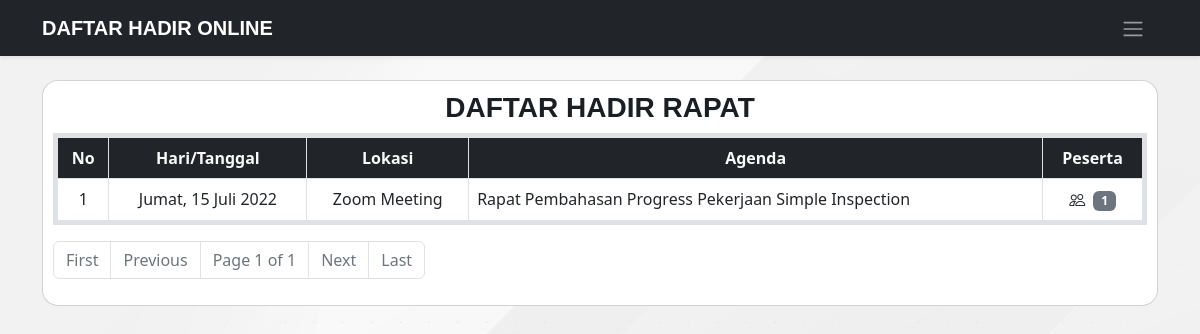
/daftar-hadir/1, run on the app's committed database.
### app/models/agenda.py (models this page shows, shortened)
class Agenda(db.Model):
    id = db.Column(db.Integer, primary_key=True, autoincrement=True)
    tanggal = db.Column(db.String(50), nullable=False)
    tanggal_real = db.Column(db.String(50), nullable=False)
    waktu = db.Column(db.String(10), nullable=False)
    tempat = db.Column(db.String(80), nullable=False)
    link = db.Column(db.String(250), nullable=True)
    agenda = db.Column(db.String(150), nullable=False)
    user_id = db.Column(db.Integer, db.ForeignKey('user.id'))
    absens = db.relationship('Absen', backref='agenda', cascade="all, delete-orphan")

### app/routes.py (the view)
@app.route('/daftar-hadir/<int:page_num>')
def daftar_hadir(page_num):
    rapat_all = Agenda.query.order_by(desc('tanggal')).paginate(per_page=10, page=page_num, error_out=True)
    return render_template('pages/daftar-hadir.html', title='Daftar Hadir Rapat', rapats=rapat_all)

### app/templates/pages/daftar-hadir.html (shortened to what this page needs)
{% extends 'layouts/base.html' %}  {% block content %}
<main class="container daftar-hadir">
  <div class="row">
    <div class="col-12">
      <div class="card text-center rounded-4">
        <h3 class="fw-bolder">DAFTAR HADIR RAPAT</h3>
        <table class="table table-bordered text-center border border-5">
          <thead class="bg-dark">
            <tr class="text-light">
              <th scope="col">No</th>
              <th scope="col">Hari/Tanggal</th>
              <th scope="col">Lokasi</th>
              <th scope="col">Agenda</th>
              <th scope="col">Peserta</th>
            </tr>
          </thead>
          <tbody>
            {% for rapat in rapats.items %}
            <tr>
              <td>{{loop.index}}</td>
              <td>{{rapat.tanggal}}</td>
              <td>{{rapat.tempat}}</td>
              <td class="text-start">{{rapat.agenda}}</td>
              <td>
                {% if rapat.absens|length == 0 %}
                <button class="btn" onclick="showAlert()"><i class="bi-people"></i><span class="badge text-bg-secondary ms-2">{{rapat.absens|length}}</span></button>
                {% else %}
                <a class="btn" href="{{ url_for('peserta_rapat', agenda_id=rapat.id, page_num=1 ) }}"><i class="bi-people"></i><span class="badge text-bg-secondary ms-2">{{rapat.absens|length}}</span></a>
                {% endif %}
              </td>
            </tr>
            {% endfor %}
          </tbody>
        </table>
        <nav aria-label="Page navigation example">
          <ul class="pagination">
            {% if rapats.page != 1 %}
            <li class="page-item"><a class="page-link" href="{{ url_for('daftar_hadir', page_num=1 ) }}">First</a></li>
            {% else %}
            <li class="page-item disabled"><span class="page-link">First</span></li>
            {% endif %} {% if rapats.has_prev %}
            <li class="page-item"><a class="page-link" href="{{ url_for('daftar_hadir', page_num=rapats.prev_num ) }}">Previous</a></li>
            {% else %}
            <li class="page-item disabled"><span class="page-link">Previous</span></li>
            {% endif %}
            <li class="page-item disabled"><span class="page-link">Page {{rapats.page}} of {{rapats.pages}}</span></li>
            {% if rapats.has_next %}
            <li class="page-item"><a class="page-link" href="{{ url_for('daftar_hadir', page_num=rapats.next_num ) }}">Next</a></li>
            {% else %}
            <li class="page-item disabled"><span class="page-link">Next</span></li>
            {% endif %} {% if rapats.has_next %}
            <li class="page-item"><a class="page-link" href="{{ url_for('daftar_hadir', page_num=rapats.pages ) }}">Last</a></li>
            {% else %}
            <li class="page-item disabled"><span class="page-link">Last</span></li>
            {% endif %}
          </ul>
        </nav>
      </div>
    </div>
  </div>
</main>
{% endblock %}

### app/static/css/style.css (style rules this page uses)
:root { scroll-behavior: smooth; }
h1, h2, h3, h4, h5, h6, p, a { font-family: var(--font-primary); color: var(--color-text); }
body { background-image: url("../img/background.jpg"); padding-top: 5rem; }
.daftar-hadir .card { padding: 10px; }
.daftar-hadir .btn { background: none; color: inherit; border: none; padding: 0; font: inherit; cursor: pointer; outline: inherit; }

### app/static/css/variables.css (style rules this page uses)
:root { --font-default: "Open Sans", system-ui, -apple-system, "Segoe UI", Roboto, "Helvetica Neue", Arial, "Noto Sans", "Liberation Sans", sans-serif, "Apple Color Emoji", "Segoe UI Emoji", "Segoe UI Symbol", "Noto Color Emoji"; --font-primary: "Source Sans Pro", sans-serif; --font-secondary: "Poppins", sans-serif; --color-bg: #fff; --color-text: #1a1f24; --color-text2: #adb5bd; --color-btn: #ee2110; --color-btn-hover: #ee2210d5; --color-btn2: #4a0e03; --color-btn2-hover: #4a0e03d5; }

### data on the page
Agenda: tanggal "Jumat, 15 Juli 2022", tempat "Zoom Meeting", agenda "Rapat Pembahasan Progress Pekerjaan Simple Inspection", absens|length "1"

### other printed values
{{ rapats.page }} "1"
{{ rapats.pages }} "1"
